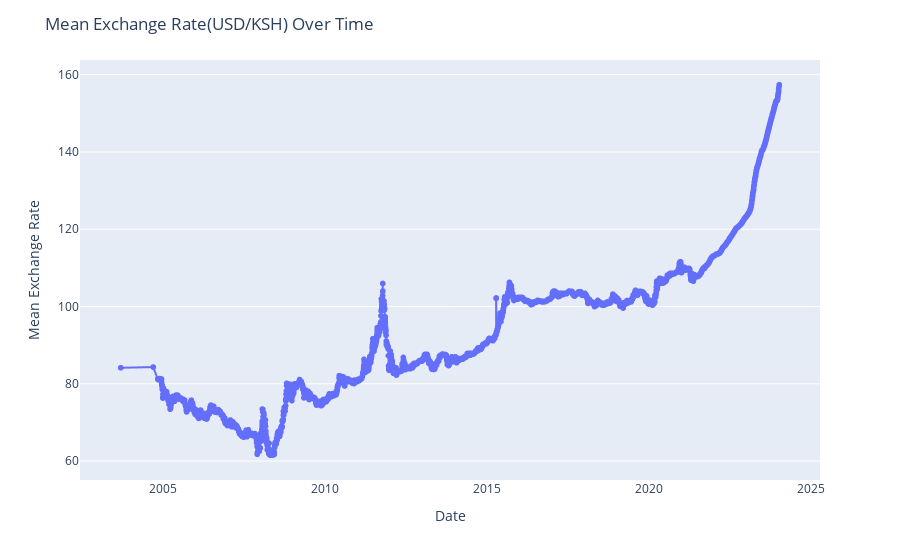

The notebook cell this image was saved under:
### Markdown cell above
### 4.2 Exchange Rate per Date

### Code cell
# Create an interactive line plot with Plotly
fig = px.line(exchange_data, x='Date', y='Mean', labels={'Mean': 'Mean Exchange Rate'})
fig.update_traces(mode='lines+markers', hovertemplate=None)
fig.update_layout(hovermode='x unified',
                  hoverlabel=dict(bgcolor="white", font_size=12, font_family="Arial"),
                  title='Mean Exchange Rate(USD/KSH) Over Time',
                  xaxis_title='Date',
                  yaxis_title='Mean Exchange Rate',
                  xaxis=dict(showgrid=False))  # Hide date markers on the x-axis
fig.show()

### Figure 1 — Plotly figure (JSON) as saved in the notebook; plotly's stock layout.template omitted (floating-point values rounded to 4 significant figures; data arrays with more than 128 entries replaced by an {"elided": "..."} marker saying what was removed)
{"data": [{"legendgroup": "", "line": {"color": "#636efa", "dash": "solid"}, "marker": {"symbol": "circle"}, "mode": "lines+markers", "name": "", "showlegend": false, "type": "scattergl", "x": {"elided": "4812 str values"}, "xaxis": "x", "y": {"elided": "4812 float values"}, "yaxis": "y"}], "layout": {"hoverlabel": {"bgcolor": "white", "font": {"family": "Arial", "size": 12}}, "hovermode": "x unified", "legend": {"tracegroupgap": 0}, "margin": {"t": 60}, "title": {"text": "Mean Exchange Rate(USD/KSH) Over Time"}, "xaxis": {"anchor": "y", "domain": [0, 1], "showgrid": false, "title": {"text": "Date"}}, "yaxis": {"anchor": "x", "domain": [0, 1], "title": {"text": "Mean Exchange Rate"}}}}
